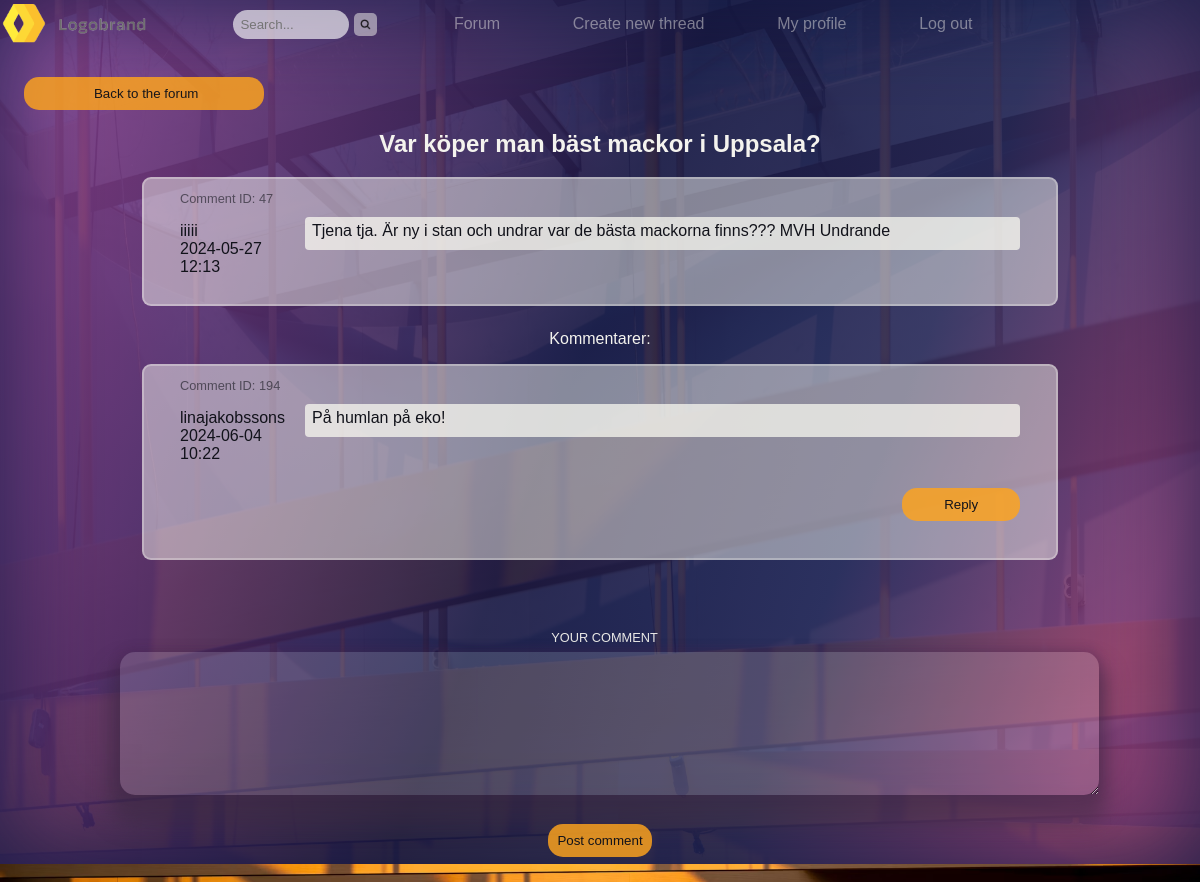
/forum/showthread.php?thread_comment_id=47 (signed in), run on the app's committed database.
### tables this page shows
CREATE TABLE "user" (
	"email"	TEXT UNIQUE,
	"username"	TEXT,
	"pw"	TEXT,
	"id"	INTEGER,
	PRIMARY KEY("id" AUTOINCREMENT)
);

### forum/showthread.php (the view, shortened to what this page needs)
<!DOCTYPE html>
<html lang="en">
<head>
      <link rel="stylesheet" href="../styles/style.css">
</head>
<body>
      <div class="grid-container">
            <?php
            include "../view/header.php";
            ?>
            <div class="main">
                  <br>
                  <a href="threads.php" class="no-deco-link" id="back-to-forum-btn"><button class="return-btn">Back to the forum</a></button>
                  <?php
                  if (isset($_SESSION["status"]) && $_SESSION["status"] == "active") {
                        if (isset($_GET['thread_comment_id'])) {
                              $sql = 'SELECT user_id, title, comment, comment_id, time_stamp, username FROM comment
                                    JOIN user ON user.id = comment.user_id WHERE comment_id = :thread_comment_id';
                              $thread_comment_id = $_GET['thread_comment_id'];
                              $db = new SQLite3("../db/database.db");
                              $stmt = $db->prepare($sql);
                              $stmt->bindValue(':thread_comment_id', $thread_comment_id, SQLITE3_INTEGER);
                              $threadstart = $stmt->execute();
                              $startcomment = $threadstart->fetchArray();
                              if ($startcomment) {
                                    echo '<div class="threadtitle"><h2>' . $startcomment['title'] . '</h2></div>';
                                    echo '<div class="thread">'
                                          . '<div class="comment-id">Comment ID: ' . $startcomment['comment_id'] . '</div>'
                                          . '<div class="authorandcomment">'
                                          . '<div class="author"><p>' . $startcomment['username'] . "<br>" . $startcomment['time_stamp'] . "</p></div>"
                                          . '<div class="comment">' . $startcomment['comment'] . '</div>'
                                          . '</div>'
                                          . '</div>';
                              }
                              ?>
                              <div class="centered-content">
                                    <p>Kommentarer:</p>
                              </div>
                              <div id="comment-flow">
                                    <?php
                                    $sql = 'SELECT user_id, username, title, comment, comment_id, time_stamp, parent_comment_id, thread_comment_id FROM comment
                                                JOIN user ON user.id = comment.user_id WHERE thread_comment_id = :thread_comment_id';
                                    $stmt = $db->prepare($sql);
                                    $stmt->bindValue(':thread_comment_id', $thread_comment_id, SQLITE3_INTEGER);
                                    $result = $stmt->execute();
                                    while ($row = $result->fetchArray()) {
                                          $current_comment_id = $row['comment_id'];
                                          if (!$row['parent_comment_id'])
                                          {
                                                echo '<div class="thread" id="comment_id_' . $current_comment_id . '">'
                                                      . '<div class="comment-id">Comment ID: ' . $current_comment_id . '</div>'
                                                      . '<div class="authorandcomment">'
                                                      . '<div class="author"><p>' . $row['username'] . "<br>" . $row['time_stamp'] . "</p></div>"
                                                      . '<div class="comment">' . $row['comment'] . '</div>
                                                                  </div>
                                                                  <div class="right-content">
                                                                        <button type="button" class="reply-btn"
                                                                              onclick="openReplyBox(' . $thread_comment_id . ', ' . $current_comment_id . ', ' . $_SESSION['user_id'] . ')">Reply</button>
                                                                  </div>
                                                            </div>
                                                            <br>';
                                          }
                                    }
                                    ?>
                              </div>
                              <div id="form-container">
                                    <form name="newcomment">
                                          <div id="center-form">
                                                <label for="comment">
                                                      <div class="centered-content">YOUR COMMENT</div>
                                                </label>
                                                <textarea name="comment" id="comment" required></textarea>
                                                <div class="centered-content">
                                                      <button type="button"
                                                            onclick="AddComment(<?php echo $thread_comment_id; ?>)">Post
                                                            comment</button>
                                                </div>
                                          </div>
                                    </form>
                                    <br><br><br>
                              </div>
                              <?php
                        } else {
                              echo 'Invalid thread ID.';
                              return;
                        }
                  } else {
                        header('Location: ' . '../index.php');
                  }
                  ?>
            </div>
      </div>
</body>
</html>

### styles/style.css (style rules this page uses)
body { background: linear-gradient(291deg, rgba(140, 62, 120, 0.9) 10%, rgba(41, 40, 87, 0.9) 31%, rgba(25, 23, 66, 0.9) 53%, rgba(143, 67, 145, 0.9) 98%), url("../assets/lines-bg.avif"); background-size: cover; background-position: center; background-repeat: no-repeat; min-height: 100vh; font-family: Verdana, Geneva, Tahoma, sans-serif; color: #F4F3EE; margin: 0; box-shadow: 0 0 100px rgba(19, 27, 68, 0.9) inset; }
h4, h3, h2 { text-align: center; }
a { color: rgba(255, 164, 29, 0.822); }
.grid-container { display: grid; grid-template-areas: 'header header header' 'main main main' 'footer footer footer'; gap: 10px; top: 0; left: 0; width: 100%; height: 100%; }
.main { grid-area: main; }
.centered-content { text-align: center; }
.thread { width: 70%; margin: auto; border: 2px solid rgba(255, 255, 246, 0.295); border-radius: 9px; padding: 1% 3%; background-color: rgba(255, 255, 246, 0.47); color: rgb(17, 18, 26); margin-bottom: 2%; }
.authorandcomment { display: flex; align-items: baseline; justify-content: flex-start; }
.author { margin-right: 20px; }
.comment { background-color: rgba(255, 255, 246, 0.7); width: 100%; padding: 5px 10px 10px 7px; border-radius: 4px; text-align: left; }
.comment-id { color: rgba(17, 18, 26, 0.589); font-size: 0.8em; }

### styles/forms.css (style rules this page uses)
#form-container { width: 80%; border-radius: 10px; padding: 1%; margin: auto; min-height: 20vh; }
form { opacity: 1; display: flex; justify-content: space-evenly; }
#center-form { width: 100%; }
label { font-size: 0.8rem; display: block; padding: 16px 0px 7px 9px; color: #f4f3eef1; }
#comment { height: 71%; width: 100%; border: none; border-radius: 15px; background-color: rgba(252, 252, 255, 0.15); color: rgba(255, 255, 255); padding: 1%; box-shadow: -1px 20px 20px 10px rgb(56 42 65 / 51%), 0 0 8px 4px rgb(71 31 83 / 22%); }

### styles/buttons.css (style rules this page uses)
input, button { border: none; border-radius: 15px; }
input[type="submit"], button, .return-btn { background-color: rgba(255, 164, 29, 0.822); color: rgb(17, 18, 26); margin: 25px 0; cursor: pointer; transition: background-color 0.3s ease-out; padding: 9px; }
.return-btn { width: 20%; margin: 0; }
.no-deco-link { color: rgb(22, 22, 26); text-decoration: none; }
#back-to-forum-btn { margin-left: 2%; }
.reply-btn { margin-right: 0 !important; width: 14%; }

### data on the page
user: username "iiiii"
user: current_comment_id "194", username "linajakobssons", time_stamp "2024-06-04 10:22", comment "På humlan på eko!"

### other printed values
$startcomment['title'] "Var köper man bäst mackor i Uppsala?"
$startcomment['comment_id'] "47"
$startcomment['time_stamp'] "2024-05-27 12:13"
$startcomment['comment'] "Tjena tja. Är ny i stan och undrar var de bästa mackorna finns??? MVH Undrande"
